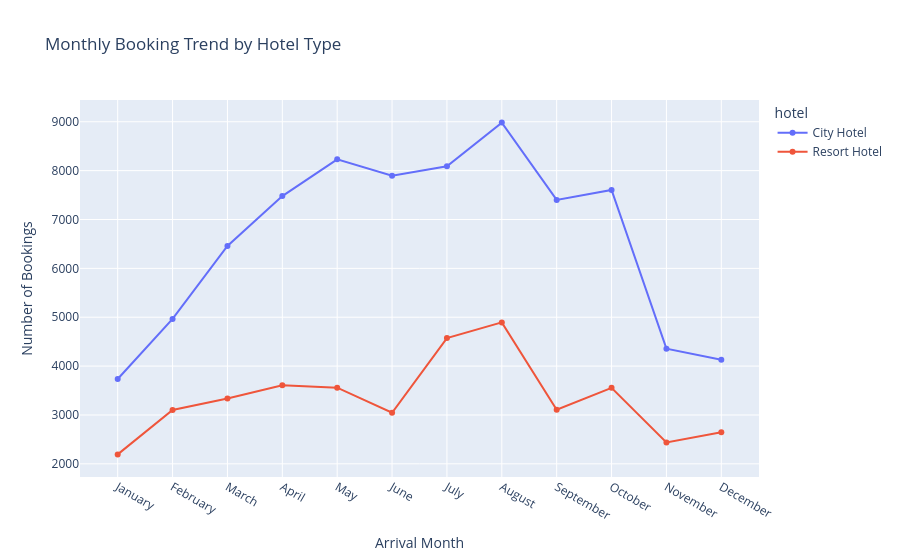

Notebook cell for this chart:
### Code cell
## MONTHLY BOOKING TREND

month_order = [
    "January", "February", "March", "April", "May", "June",
    "July", "August", "September", "October", "November", "December"
]

monthly_bookings = (
    df.groupby(["arrival_date_month", "hotel"])
    .size()
    .reset_index(name="bookings")
)

monthly_bookings["arrival_date_month"] = pd.Categorical(
    monthly_bookings["arrival_date_month"],
    categories=month_order,
    ordered=True
)

monthly_bookings = monthly_bookings.sort_values("arrival_date_month")

fig = px.line(
    monthly_bookings,
    x="arrival_date_month",
    y="bookings",
    color="hotel",
    markers=True,
    title="Monthly Booking Trend by Hotel Type",
)

fig.update_layout(
    xaxis_title="Arrival Month",
    yaxis_title="Number of Bookings"
)

fig.show()

### Figure 1 — Plotly figure (JSON) as saved in the notebook; plotly's stock layout.template omitted (floating-point values rounded to 4 significant figures)
{"data": [{"hovertemplate": "hotel=City Hotel<br>arrival_date_month=%{x}<br>bookings=%{y}<extra></extra>", "legendgroup": "City Hotel", "line": {"color": "#636efa", "dash": "solid"}, "marker": {"symbol": "circle"}, "mode": "lines+markers", "name": "City Hotel", "orientation": "v", "showlegend": true, "type": "scatter", "x": ["January", "February", "March", "April", "May", "June", "July", "August", "September", "October", "November", "December"], "xaxis": "x", "y": [3736, 4965, 6458, 7480, 8232, 7894, 8088, 8983, 7400, 7605, 4357, 4132], "yaxis": "y"}, {"hovertemplate": "hotel=Resort Hotel<br>arrival_date_month=%{x}<br>bookings=%{y}<extra></extra>", "legendgroup": "Resort Hotel", "line": {"color": "#EF553B", "dash": "solid"}, "marker": {"symbol": "circle"}, "mode": "lines+markers", "name": "Resort Hotel", "orientation": "v", "showlegend": true, "type": "scatter", "x": ["January", "February", "March", "April", "May", "June", "July", "August", "September", "October", "November", "December"], "xaxis": "x", "y": [2193, 3103, 3336, 3609, 3559, 3045, 4573, 4894, 3108, 3555, 2437, 2648], "yaxis": "y"}], "layout": {"legend": {"title": {"text": "hotel"}, "tracegroupgap": 0}, "title": {"text": "Monthly Booking Trend by Hotel Type"}, "xaxis": {"anchor": "y", "domain": [0, 1], "title": {"text": "Arrival Month"}}, "yaxis": {"anchor": "x", "domain": [0, 1], "title": {"text": "Number of Bookings"}}}}
